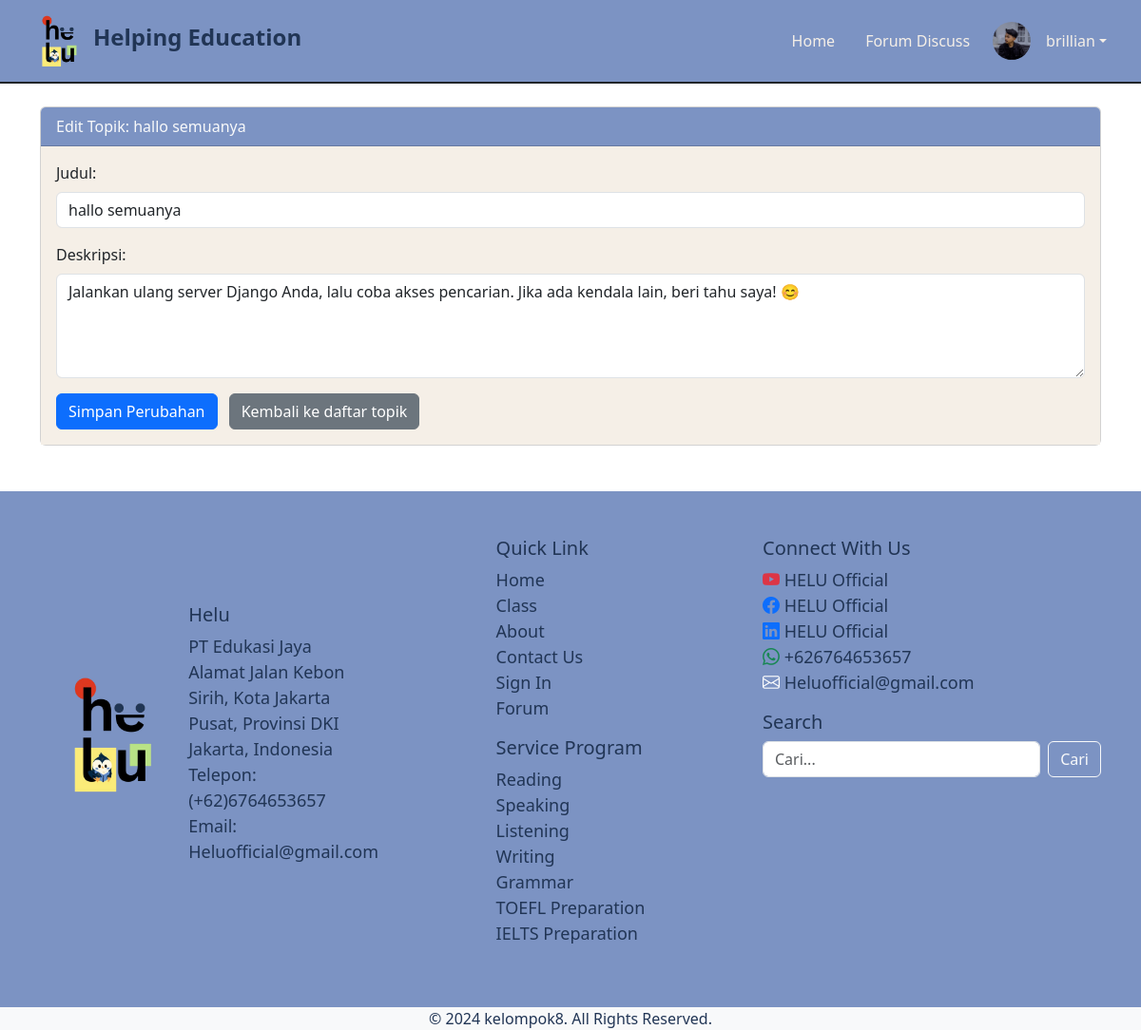
Page /forum/topic/edit/13/ (signed in) on the committed database.
### user/models.py (models this page shows, shortened)
class UserProfileInfo(models.Model):
    user = models.OneToOneField(User, on_delete=models.CASCADE)
    portfolio_site = models.URLField(blank=True)
    profile_pic = models.ImageField(upload_to='profile_pics/', blank=True, null=True)

### forum_discuss/models.py (models this page shows, shortened)
class Topic(models.Model):
    title = models.CharField(max_length=200, verbose_name="Judul")
    description = models.TextField(verbose_name="Deskripsi")
    created_at = models.DateTimeField(auto_now_add=True, verbose_name="Dibuat pada")
    created_by = models.ForeignKey(User, on_delete=models.CASCADE, verbose_name="Dibuat oleh")
    image = models.ImageField(upload_to='topic_images/', blank=True, null=True)
    updated_at = models.DateTimeField(auto_now=True, verbose_name="Terakhir diperbarui pada")
    likes = models.ManyToManyField(User, related_name='liked_topics', blank=True)
    unlikes = models.ManyToManyField(User, related_name='unliked_topics', blank=True)
    class Meta:
        verbose_name = "Topik"
        verbose_name_plural = "Topik-topik"
        ordering = ['-created_at']  # Mengurutkan topik berdasarkan waktu pembuatan terbaru

### forum_discuss/views.py (the view)
# urls.py: path('topic/edit/<int:pk>/', views.edit_topic, name='edit_topic'),
@login_required
def edit_topic(request, pk):
    topic = get_object_or_404(Topic, pk=pk)
    if request.user != topic.created_by and not request.user.is_staff:
        return redirect('topic_list')
    if request.method == 'POST':
        form = TopicForm(request.POST, request.FILES, instance=topic)  # Tambahkan request.FILES
        if form.is_valid():
            form.save()
            return redirect('topic_list')
    else:
        form = TopicForm(instance=topic)
    context = {'form': form, 'topic': topic, 'view': 'edit_topic'}
    return render(request, 'forum/edit_topic.html', context)

### forum_discuss/forms.py (shortened to what this page needs)
class TopicForm(forms.ModelForm):
    class Meta:
        model = Topic
        fields = ['title', 'description', 'image']
        widgets = {
            'description': forms.Textarea(attrs={'rows': 4, 'cols': 50}),
            'image': forms.ClearableFileInput(attrs={'class': 'form-control'}),
        }

### classPage/context_processors.py (called while the page is built)
def global_testimonials(request):
    return {
        'global_testimonials': Testimonial.objects.all()
    }

### templates/forum/edit_topic.html (shortened to what this page needs)
{% extends 'topicBase.html' %}
{% load widget_tweaks %}
{% block content %}
<div class="container mt-4">
    <div class="card">
        <div class="card-header bg-medium-dark text-light">
            Edit Topik: {{ topic.title }}
        </div>
        <div class="card-body bg-light1">
            <form method="post">
                <div class="mb-3">
                    <label for="{{ form.title.id_for_label }}" class="form-label text-dark">Judul:</label>
                    {{ form.title|add_class:"form-control" }}
                </div>
                <div class="mb-3">
                    <label for="{{ form.description.id_for_label }}" class="form-label text-dark">Deskripsi:</label>
                    {{ form.description|add_class:"form-control" }}
                </div>
                <button type="submit" class="btn btn-primary btn-hover">Simpan Perubahan</button>
                <a href="{% url 'topic_list' %}" class="btn btn-secondary btn-hover ms-2">Kembali ke daftar topik</a>
            </form>
        </div>
    </div>
</div>
{% endblock %}

### templates/topicBase.html (shortened to what this page needs)
{%load static%}
<!DOCTYPE html>
<html lang="en">
<head>
    <link rel="stylesheet" href="{%static 'css/bootstrap.min.css'%}">
    <link rel="stylesheet" href="{%static 'css/custom.css'%}">
    <link rel="stylesheet" href="https://cdn.jsdelivr.net/npm/bootstrap-icons@1.11.3/font/bootstrap-icons.min.css">
    <link rel="stylesheet" href="https://cdnjs.cloudflare.com/ajax/libs/font-awesome/6.0.0-beta3/css/all.min.css">
</head>
<body>
  <nav class="navbar navbar-expand-lg bg-medium-dark px-3 py-2 border-bottom border-2 border-dark bounce">
      <div class="container-fluid">
          <img src="{% static 'images/L1.png' %}" alt="Logo" width="70" class="d-inline-block align-text-top">
          <h1 class="nav-text fs-4 fw-bolder color-dark">Helping Education</h1>
          <div class="collapse navbar-collapse" id="navbarSupportedContent">
              <ul class="navbar-nav ms-auto">
                  <li class="nav-item m-2">
                      <a class="nav-link color-light" aria-current="page" href="{% url 'home:index' %}">Home</a>
                  </li>
                  <li class="nav-item m-2">
                      <a class="nav-link color-light" href="{% url 'topic_list' %}">Forum Discuss</a>
                  </li>
                  {% if user.is_authenticated %}
                  <li class="nav-item dropdown ">
                      <a class="nav-link dropdown-toggle d-flex align-items-center color-light" href="#" role="button" data-bs-toggle="dropdown" aria-expanded="false">
                          <img src="{{ user.userprofileinfo.profile_pic.url }}" alt="Profile Picture" class="rounded-circle me-2" style="width: 40px; height: 40px; object-fit: cover;">
                          <span class="ms-2">{{ user.username }}</span>
                      </a>
                  </li>
                  {% endif %}
              </ul>
          </div>
      </div>
  </nav>
    {%block content%}
    {%endblock content%}
    <footer class="footer bg-medium-dark text-white py-5 mt-5 ">
      <div class="container">
        <div class="row">
          <div class=" col-md-4 footer-column d-flex align-items-center">
            <div class="logo">
              <img src="{%static 'images/L1.png'%}" alt="Helu Logo" class="img-fluid">
            </div>
            <article>
              <h5>Helu</h5>
              <p>PT Edukasi Jaya</p>
              <p>Alamat Jalan Kebon Sirih, Kota Jakarta Pusat, Provinsi DKI Jakarta, Indonesia</p>
              <p>Telepon: (+62)6764653657</p>
              <p>Email: Heluofficial@gmail.com</p>
            </article>
          </div>
      <section class="col-md-4  footer-column m-auto d-flex flex-column align-items-lg-center align-items-md-center align-items-sm-start">
        <div shadow-sm >
          <header>
            <h5>Quick Link</h5>
          </header>
          <article>
          <ul class="list-unstyled">
            <li><a href="{% url 'home:index' %}">Home</a></li>
            <li><a href="{% url 'classPage:class_page' %}">Class</a></li>
            <li><a href="{% url 'home:about' %}">About</a></li>
            <li><a href="{% url 'home:about' %}">Contact Us</a></li>
            <li><a href="{% url 'user:user_login' %}">Sign In</a></li>
            <li><a href="{% url 'topic_list' %}">Forum</a></li>
          </ul>
        </article>
           <header>
            <h5>Service Program</h5>
           </header>
          <article>
            <ul class="list-unstyled">
              <li><a href="#">Reading</a></li>
              <li><a href="#">Speaking</a></li>
              <li><a href="#">Listening</a></li>
              <li><a href="#">Writing</a></li>
              <li><a href="#">Grammar</a></li>
              <li><a href="#">TOEFL Preparation</a></li>
              <li><a href="#">IELTS Preparation</a></li>
            </ul>
          </article>
        </div>
      </section>
          <section class="col-md-4  footer-column">
            <header>
              <h5>Connect With Us</h5>
            </header>
            <article>
              <ul class="list-unstyled social-links">
                <li>
                  <a href="https://www.youtube.com/HELUOfficial" class="text-white">
                    <i class="bi bi-youtube text-danger"></i> HELU Official
                  </a>
                </li>
                <li>
                  <a href="https://www.facebook.com/HELUOfficial" class="text-white">
                    <i class="bi bi-facebook text-primary"></i> HELU Official
                  </a>
                </li>
                <li>
                  <a href="https://www.linkedin.com/company/HELUOfficial" class="text-white">
                    <i class="bi bi-linkedin text-primary"></i> HELU Official
                  </a>
                </li>
                <li>
                  <a href="tel:+626764653657" class="text-white">
                    <i class="bi bi-whatsapp text-success"></i> +626764653657
                  </a>
                </li>
                <li>
                  <a href="mailto:Heluofficial@gmail.com" class="text-white">
                    <i class="bi bi-envelope text-white"></i> Heluofficial@gmail.com
                  </a>
                </li>
              </ul>
            </article>
             <header>
              <h5>Search</h5>
             </header>
            <article>
              <form id="search-form" class="d-flex">
                <input type="text" id="search-input" class="form-control me-2" placeholder="Cari..." aria-label="Search">
                <button class="btn btn-outline-light" type="submit">Cari</button>
              </form>
            </article>
          </section>
        </div>
      </div>
    </footer>
    <section class="container-fluid text-center bg-light">
      <p class="mb-0">&copy; 2024 kelompok8. All Rights Reserved.</p>
    </section>
</body>
</html>

### static/css/custom.css (style rules this page uses)
body { background-color: #fff; }
.bg-medium-dark { background-color: #7C93C3; }
.bg-light1 { background-color: #f5efe7; }
.color-dark { color: #213555; }
.color-light { color: #f5efe7; }
footer { background-color: #7c93c3; color: #ffffff; padding: 30px 0; font-size: 18px; }
.footer p { margin-bottom: 0; line-height: 1.5; }
.footer h5,p { color: #213555 !important; }
.footer a { text-decoration: none; }
.footer .footer-column ul li a { color: #213555 !important; }
.social-links i { transition: transform 0.3s ease; }
.footer-column { margin-bottom: 2rem; }

### rows in the picture
Topic: title "hallo semuanya", description "Jalankan ulang server Django Anda, lalu coba akses pencarian. Jika ada kendala lain, beri tahu saya! 😊"

### other values in the picture
{{ user.username }} "brillian"
